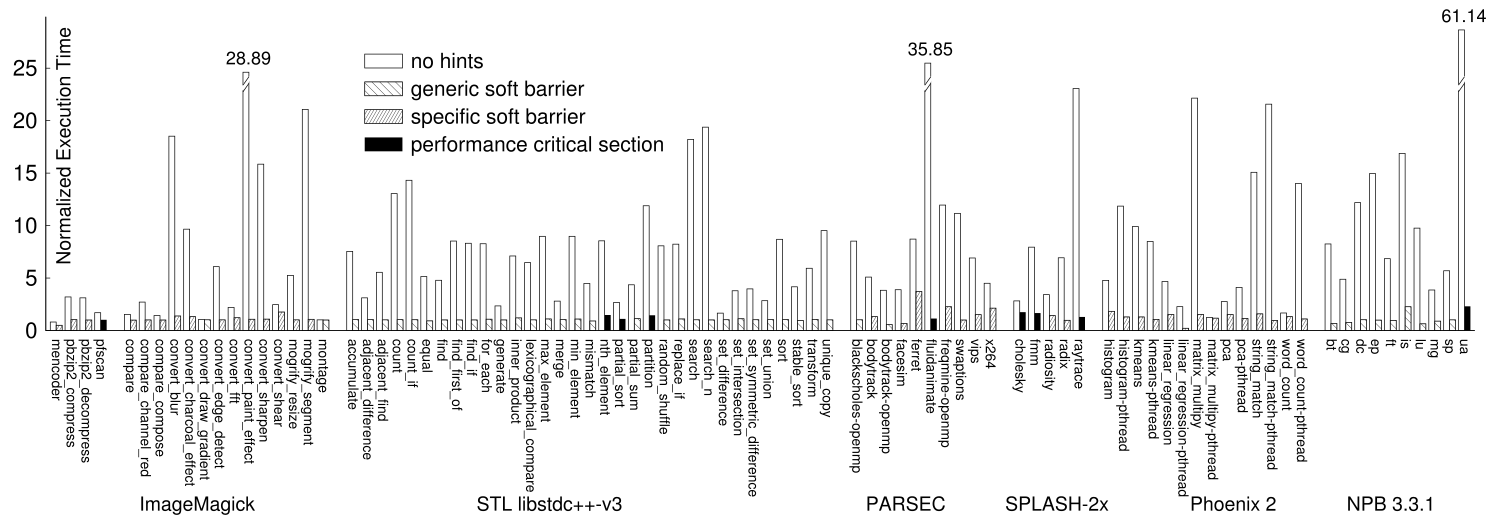

This figure's gnuplot source:
set terminal postscript eps color enhanced "NimbusSanL-Regu, 20" fontfile "/usr/share/texmf-texlive/fonts/type1/urw/helvetic/uhvr8a.pfb"
set size 3, 1.5

## LABEL ##
set ylabel "Normalized Execution Time" font ",28" offset 8,2
set xlabel "                ImageMagick                                         STL libstdc++-v3                                             PARSEC           SPLASH-2x               Phoenix 2             NPB 3.3.1      " font ",28" offset 0,4

## SCALE ##
set auto x
#set auto y
set yrange [0:29.9]
set xtic scale 0
set xtics nomirror rotate by -90 offset 0.4,0 font ",20"
set ytics nomirror font ",32"

## STYLE ##
#set style data histogram
#set style histogram cluster
set style fill solid border -1
set boxwidth 0.4 absolute

set border 3
set key left Left reverse font ",30" spacing 2 at 20,27,0

set bmargin 14

## PLOT ##
BREAK = 25
break(x) = (x>BREAK) ? (24 + (x-24)/8) : (x)
g(x) = (x <= BREAK ? 1/0 : 23)
plot 'hints.dat' using ($0-0.45):(break($2)):xtic(1) w boxes title "no hints" fs pattern 0 lt -1 lc rgb"black", \
     ''          using ($0-0.05):3         w boxes title "generic soft barrier" fs pattern 12 lt -1 lc rgb"black", \
     ''          using ($0-0.05):4         w boxes title "specific soft barrier" fs pattern 7 lt -1 lc rgb"black", \
     ''          using ($0-0.05):5         w boxes title "performance critical section" fs pattern 3 noborder lc rgb"black", \
     ''          using (column(0)):(break($6)):($6>BREAK?sprintf("%0.2f",$6):"") with labels font ",26" offset -0.5,1.0 notitle, \
     '' u ($0-0.75):(g($6)-0.05):(0.6):(1.2) w vectors lt -1 lc rgb "white" lw 5 nohead notitle, \
     '' u ($0-0.65):(g($6)+0.38):(0.4):(0.8) w vectors lt -1 lc rgb "black" lw 1 nohead notitle, \
     '' u ($0-0.65):(g($6)-0.25):(0.4):(0.8) w vectors lt -1 lc rgb "black" lw 1 nohead notitle
